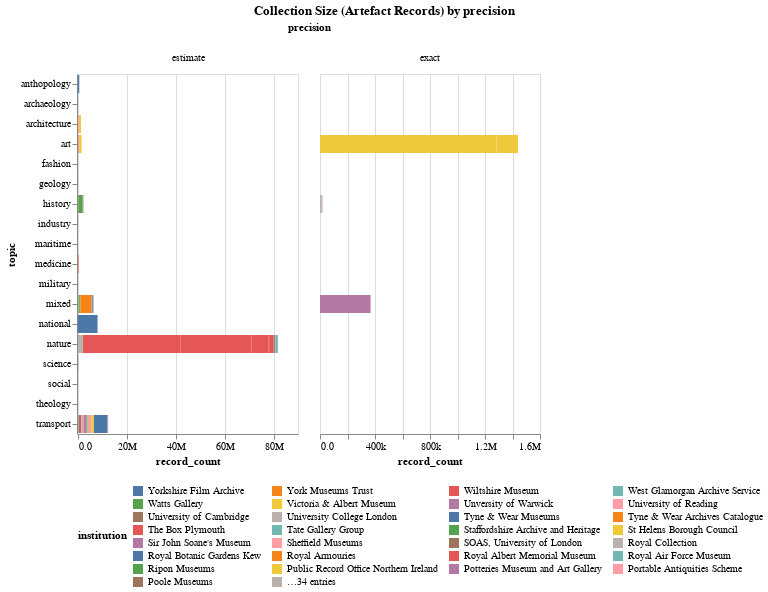

The notebook cell saved with this chart:
### Code cell
title = alt.TitleParams('Collection Size (Artefact Records) by precision', anchor='middle')
alt.Chart(records_data, title=title).mark_bar().encode(
    column='precision:O',
    x='record_count:Q',
    y='topic:N',
    tooltip='subcollection',
    color=alt.Color('institution:N', sort='descending').legend(orient="bottom", titleOrient="left", columns=4)
).properties(width=220).resolve_scale(x='independent').configure(numberFormat='.2s')

### Figure 1 — Vega-Lite specification as saved in the notebook (floating-point values rounded to 4 significant figures)
{"config": {"view": {"continuousWidth": 300, "continuousHeight": 300}, "numberFormat": ".2s"}, "data": {"name": "data-3987631339d2964d44bdb7d1f64babb2"}, "mark": {"type": "bar"}, "encoding": {"color": {"field": "institution", "legend": {"orient": "bottom", "titleOrient": "left", "columns": 4}, "sort": "descending", "type": "nominal"}, "column": {"field": "precision", "type": "ordinal"}, "tooltip": {"field": "subcollection", "type": "nominal"}, "x": {"field": "record_count", "type": "quantitative"}, "y": {"field": "topic", "type": "nominal"}}, "resolve": {"scale": {"x": "independent"}}, "title": {"text": "Collection Size (Artefact Records) by precision", "anchor": "middle"}, "width": 220, "$schema": "https://vega.github.io/schema/vega-lite/v5.17.0.json", "datasets": {"data-3987631339d2964d44bdb7d1f64babb2": [{"institution": "Oxford University", "subcollection": "History of Science Museum", "sector": "university", "type": "museum", "topic": "science", "precision": "estimate", "record_count": 33592}, {"institution": "Oxford University", "subcollection": "Museum of Natural History", "sector": "university", "type": "museum", "topic": "nature", "precision": "estimate", "record_count": 505745}, {"institution": "Oxford University", "subcollection": "Pitt Rivers Museum", "sector": "university", "type": "museum", "topic": "anthopology", "precision": "estimate", "record_count": 513107}, {"institution": "University of Cambridge", "subcollection": "Whipple Museum of the History of Science", "sector": "university", "type": "museum", "topic": "science", "precision": "estimate", "record_count": 7148}, {"institution": "Durham University", "subcollection": "Oriental Museum", "sector": "university", "type": "museum", "topic": "art", "precision": "estimate", "record_count": 33234}, {"institution": "University College London", "subcollection": "Petrie Museum", "sector": "university", "type": "museum", "topic": "history", "precision": "estimate", "record_count": 83455}, {"institution": "University College London", "subcollection": "UCL Art Museum", "sector": "university", "type": "museum", "topic": "art", "precision": "estimate", "record_count": 10712}, {"institution": "University College London", "subcollection": "UCL Pathology Collection", "sector": "university", "type": "museum", "topic": "medicine", "precision": "estimate", "record_count": 8817}, {"institution": "University College London", "subcollection": "UCL Pathology Collection", "sector": "university", "type": "museum", "topic": "science", "precision": "estimate", "record_count": 1462}, {"institution": "Glasgow Woman's Library", "subcollection": "Museum Collections", "sector": "library", "type": "museum", "topic": "mixed", "precision": "estimate", "record_count": 3567}, {"institution": "National Museum of the Royal Navy", "subcollection": "Museum Collection", "sector": "national", "type": "museum", "topic": "architecture", "precision": "estimate", "record_count": 195690}, {"institution": "National Museums Scotland", "subcollection": "Museum Collection", "sector": "national", "type": "museum", "topic": "architecture", "precision": "estimate", "record_count": 820000}, {"institution": "National Waterways Museum", "subcollection": "Museum Collection", "sector": "national", "type": "museum", "topic": "transport", "precision": "estimate", "record_count": 4574}, {"institution": "Government Art Collection", "subcollection": "Museum Collection", "sector": "national", "type": "museum", "topic": "transport", "precision": "estimate", "record_count": 15247}, {"institution": "People's History Museum", "subcollection": "Museum Collection", "sector": "national", "type": "museum", "topic": "transport", "precision": "estimate", "record_count": 5680}, {"institution": "Portable Antiquities Scheme", "subcollection": "Museum Collection", "sector": "national", "type": "museum", "topic": "transport", "precision": "estimate", "record_count": 1133397}, {"institution": "Royal Air Force Museum", "subcollection": "Museum Collection", "sector": "national", "type": "museum", "topic": "transport", "precision": "estimate", "record_count": 1344}, {"institution": "Royal Botanic Gardens Kew", "subcollection": "Museum Collection", "sector": "national", "type": "museum", "topic": "transport", "precision": "estimate", "record_count": 5700000}, {"institution": "Royal Collection", "subcollection": "Museum Collection", "sector": "national", "type": "museum", "topic": "transport", "precision": "estimate", "record_count": 289595}, {"institution": "Staffordshire Archive and Heritage", "subcollection": "Museum Collection", "sector": "regional", "type": "museum", "topic": "mixed", "precision": "estimate", "record_count": 57017}, {"institution": "Courtauld Gallery", "subcollection": "Museum Collection", "sector": "independent", "type": "museum", "topic": "mixed", "precision": "estimate", "record_count": 33501}, {"institution": "Dulwich Picture Gallery", "subcollection": "Museum Collection", "sector": "independent", "type": "museum", "topic": "mixed", "precision": "estimate", "record_count": 33501}, {"institution": "Chatham Historic Dockyard", "subcollection": "Museum Collection", "sector": "independent", "type": "museum", "topic": "art", "precision": "estimate", "record_count": 1548}, {"institution": "Colchester and Ipswich Museums", "subcollection": "Museum Collection", "sector": "independent", "type": "museum", "topic": "art", "precision": "estimate", "record_count": 220000}, {"institution": "London Transport Museum", "subcollection": "Museum Collection", "sector": "independent", "type": "museum", "topic": "art", "precision": "estimate", "record_count": 271610}, {"institution": "Food Museum", "subcollection": "Museum Collection", "sector": "independent", "type": "museum", "topic": "art", "precision": "estimate", "record_count": 32040}, {"institution": "Watts Gallery", "subcollection": "Museum Collection", "sector": "regional", "type": "museum", "topic": "military", "precision": "estimate", "record_count": 7756}, {"institution": "Aberdeen Archives, Gallery and Museums", "subcollection": "Museum Collection", "sector": "regional", "type": "museum", "topic": "medicine", "precision": "estimate", "record_count": 151529}, {"institution": "Black Country Living Museum", "subcollection": "Museum Collection", "sector": "regional", "type": "museum", "topic": "industry", "precision": "estimate", "record_count": 4903}, {"institution": "The Box Plymouth", "subcollection": "Museum Collection", "sector": "regional", "type": "museum", "topic": "industry", "precision": "estimate", "record_count": 21691}, {"institution": "Colchester and Ipswich Museums", "subcollection": "Museum Collection", "sector": "regional", "type": "museum", "topic": "transport", "precision": "estimate", "record_count": 220000}, {"institution": "Dundee Heritage Trust", "subcollection": "Martime", "sector": "regional", "type": "museum", "topic": "maritime", "precision": "estimate", "record_count": 2411}, {"institution": "Dundee Heritage Trust", "subcollection": "Textiles", "sector": "regional", "type": "museum", "topic": "fashion", "precision": "estimate", "record_count": 5864}, {"institution": "Dundee Heritage Trust", "subcollection": "Dundee and Social History", "sector": "regional", "type": "museum", "topic": "social", "precision": "estimate", "record_count": 317}, {"institution": "Poole Museums", "subcollection": "Museum Collection", "sector": "regional", "type": "museum", "topic": "art", "precision": "estimate", "record_count": 1489}, {"institution": "Potteries Museum and Art Gallery", "subcollection": "Museum Collection", "sector": "regional", "type": "museum", "topic": "art", "precision": "estimate", "record_count": 1489}, {"institution": "Ripon Museums", "subcollection": "Museum Collection", "sector": "regional", "type": "museum", "topic": "art", "precision": "estimate", "record_count": 15}, {"institution": "Royal Albert Memorial Museum", "subcollection": "Museum Collection", "sector": "regional", "type": "museum", "topic": "art", "precision": "estimate", "record_count": 16000}, {"institution": "Sheffield Museums", "subcollection": "Museum Collection", "sector": "regional", "type": "museum", "topic": "art", "precision": "estimate", "record_count": 1000}, {"institution": "Tyne & Wear Museums", "subcollection": "Museum Collection", "sector": "regional", "type": "museum", "topic": "mixed", "precision": "estimate", "record_count": 490107}, {"institution": "Wiltshire Museum", "subcollection": "Museum Collection", "sector": "regional", "type": "museum", "topic": "mixed", "precision": "estimate", "record_count": 126410}, {"institution": "York Museums Trust", "subcollection": "Fine Art", "sector": "regional", "type": "museum", "topic": "art", "precision": "estimate", "record_count": 15733}, {"institution": "York Museums Trust", "subcollection": "Decorative Arts", "sector": "regional", "type": "museum", "topic": "art", "precision": "estimate", "record_count": 11080}, {"institution": "York Museums Trust", "subcollection": "Archaeology", "sector": "regional", "type": "museum", "topic": "archaeology", "precision": "estimate", "record_count": 21229}, {"institution": "York Museums Trust", "subcollection": "Biology", "sector": "regional", "type": "museum", "topic": "nature", "precision": "estimate", "record_count": 14282}, {"institution": "York Museums Trust", "subcollection": "Costume and Textiles", "sector": "regional", "type": "museum", "topic": "fashion", "precision": "estimate", "record_count": 15468}, {"institution": "York Museums Trust", "subcollection": "Geology", "sector": "regional", "type": "museum", "topic": "geology", "precision": "estimate", "record_count": 34048}, {"institution": "York Museums Trust", "subcollection": "Military History", "sector": "regional", "type": "museum", "topic": "military", "precision": "estimate", "record_count": 6838}, {"institution": "York Museums Trust", "subcollection": "Photographs", "sector": "regional", "type": "museum", "topic": "social", "precision": "estimate", "record_count": 5902}, {"institution": "York Museums Trust", "subcollection": "Social History", "sector": "regional", "type": "museum", "topic": "social", "precision": "estimate", "record_count": 29774}, {"institution": "Victoria & Albert Museum", "subcollection": "Victoria & Albert Museum", "sector": "dcms", "type": "museum", "topic": "art", "precision": "exact", "record_count": 1282171}, {"institution": "Museum of the Home", "subcollection": "Museum of the Home", "sector": "dcms", "type": "museum", "topic": "history", "precision": "exact", "record_count": 12200}, {"institution": "Horniman Museum", "subcollection": "Museum Collection", "sector": "dcms", "type": "museum", "topic": "history", "precision": "estimate", "record_count": 132612}, {"institution": "Imperial War Museums", "subcollection": "Museum Collection", "sector": "dcms", "type": "museum", "topic": "history", "precision": "estimate", "record_count": 1737698}, {"institution": "National Gallery", "subcollection": "Museum Collection", "sector": "dcms", "type": "museum", "topic": "history", "precision": "estimate", "record_count": 2626}, {"institution": "National Museums Liverpool", "subcollection": "Museum Collection", "sector": "dcms", "type": "museum", "topic": "history", "precision": "estimate", "record_count": 73682}, {"institution": "National Portrait Gallery", "subcollection": "Museum Collection", "sector": "dcms", "type": "museum", "topic": "history", "precision": "estimate", "record_count": 220000}, {"institution": "Natural History Museum", "subcollection": "Entomology collections", "sector": "dcms", "type": "museum", "topic": "nature", "precision": "estimate", "record_count": 34000000}, {"institution": "Natural History Museum", "subcollection": "Botany collections", "sector": "dcms", "type": "museum", "topic": "nature", "precision": "estimate", "record_count": 6000000}, {"institution": "Natural History Museum", "subcollection": "Zooology collections", "sector": "dcms", "type": "museum", "topic": "nature", "precision": "estimate", "record_count": 29000000}, {"institution": "Natural History Museum", "subcollection": "Palaeontology collections", "sector": "dcms", "type": "museum", "topic": "nature", "precision": "estimate", "record_count": 7000000}, {"institution": "Natural History Museum", "subcollection": "Mineralogy collections", "sector": "dcms", "type": "museum", "topic": "nature", "precision": "estimate", "record_count": 500000}, {"institution": "Natural History Museum", "subcollection": "Library and archive collections", "sector": "dcms", "type": "library", "topic": "nature", "precision": "estimate", "record_count": 1500000}, {"institution": "Royal Armouries", "subcollection": "Museum Collection", "sector": "dcms", "type": "museum", "topic": "nature", "precision": "estimate", "record_count": 65627}, {"institution": "Sir John Soane's Museum", "subcollection": "Museum Collection", "sector": "dcms", "type": "museum", "topic": "nature", "precision": "estimate", "record_count": 57164}, {"institution": "Tate Gallery Group", "subcollection": "Museum Collection", "sector": "dcms", "type": "museum", "topic": "nature", "precision": "estimate", "record_count": 79236}, {"institution": "British Museum", "subcollection": "Museum Collection", "sector": "dcms", "type": "museum", "topic": "nature", "precision": "estimate", "record_count": 2000000}, {"institution": "Oxford University", "subcollection": "History of Science Museum", "sector": "university", "type": "museum", "topic": "science", "precision": "estimate", "record_count": 21011}, {"institution": "Oxford University", "subcollection": "Bodleian Library", "sector": "university", "type": "library", "topic": "national", "precision": "estimate", "record_count": 8000000}, {"institution": "Manchester Metropolitan Unversity", "subcollection": "Special Collections", "sector": "university", "type": "library", "topic": "mixed", "precision": "estimate", "record_count": 28600}, {"institution": "SOAS, University of London", "subcollection": "Special Collections", "sector": "university", "type": "library", "topic": "mixed", "precision": "estimate", "record_count": 40337}, {"institution": "University of Reading", "subcollection": "Library Collection", "sector": "university", "type": "library", "topic": "history", "precision": "estimate", "record_count": 0}, {"institution": "Lambeth Palace Library", "subcollection": "Sion College Collections", "sector": "library", "type": "library", "topic": "theology", "precision": "estimate", "record_count": 15000}, {"institution": "National Museum of the Royal Navy", "subcollection": "Library Collection", "sector": "national", "type": "library", "topic": "architecture", "precision": "estimate", "record_count": 195690}, {"institution": "Royal Air Force Museum", "subcollection": "Library Collection", "sector": "national", "type": "library", "topic": "transport", "precision": "estimate", "record_count": 1344}, {"institution": "Staffordshire Archive and Heritage", "subcollection": "William Salt Library", "sector": "regional", "type": "library", "topic": "mixed", "precision": "estimate", "record_count": 139389}, {"institution": "Chatham Historic Dockyard", "subcollection": "Library Collection", "sector": "independent", "type": "library", "topic": "art", "precision": "estimate", "record_count": 1548}, {"institution": "Watts Gallery", "subcollection": "Library Collection", "sector": "regional", "type": "library", "topic": "military", "precision": "estimate", "record_count": 7756}, {"institution": "Victoria & Albert Museum", "subcollection": "National Art Library", "sector": "dcms", "type": "library", "topic": "art", "precision": "estimate", "record_count": 849000}, {"institution": "Museum of the Home", "subcollection": "Library Collection", "sector": "dcms", "type": "library", "topic": "history", "precision": "exact", "record_count": 6290}, {"institution": "Royal Armouries", "subcollection": "Library Collection", "sector": "dcms", "type": "library", "topic": "nature", "precision": "estimate", "record_count": 65627}, {"institution": "Sir John Soane's Museum", "subcollection": "Library Collection", "sector": "dcms", "type": "library", "topic": "nature", "precision": "estimate", "record_count": 57164}, {"institution": "University of Cambridge", "subcollection": "Whipple Museum of the History of Science", "sector": "university", "type": "museum", "topic": "science", "precision": "estimate", "record_count": 6979}, {"institution": "Unversity of Warwick", "subcollection": "Modern Records Centre", "sector": "university", "type": "archive", "topic": "mixed", "precision": "exact", "record_count": 367655}, {"institution": "University of Reading", "subcollection": "Archive Collection", "sector": "university", "type": "archive", "topic": "history", "precision": "estimate", "record_count": 186216}, {"institution": "National Waterways Museum", "subcollection": "Archive Collection", "sector": "national", "type": "archive", "topic": "transport", "precision": "estimate", "record_count": 53195}, {"institution": "Historic England Archive", "subcollection": "Archive Collection", "sector": "national", "type": "archive", "topic": "transport", "precision": "estimate", "record_count": 1000000}, {"institution": "Historic Environment", "subcollection": "Archive Collection", "sector": "national", "type": "archive", "topic": "transport", "precision": "estimate", "record_count": 1000000}, {"institution": "Royal Air Force Museum", "subcollection": "Archive Collection", "sector": "national", "type": "archive", "topic": "transport", "precision": "estimate", "record_count": 88}, {"institution": "Gwynedd Archive Services", "subcollection": "Archive Collection", "sector": "archives", "type": "archive", "topic": "transport", "precision": "estimate", "record_count": 12000}, {"institution": "Hampshire Archives and Local Studies", "subcollection": "Archive Collection", "sector": "archives", "type": "archive", "topic": "transport", "precision": "estimate", "record_count": 1000000}, {"institution": "Kresen Kernow", "subcollection": "Archive Collection", "sector": "archives", "type": "archive", "topic": "transport", "precision": "estimate", "record_count": 614909}, {"institution": "North East Wales Archives", "subcollection": "Archive Collection", "sector": "archives", "type": "archive", "topic": "transport", "precision": "estimate", "record_count": 338969}, {"institution": "Public Record Office Northern Ireland", "subcollection": "Archive Collection", "sector": "archives", "type": "archive", "topic": "transport", "precision": "estimate", "record_count": 1000000}, {"institution": "Staffordshire Archive and Heritage", "subcollection": "Stoke on Trent City Archives", "sector": "regional", "type": "archives", "topic": "mixed", "precision": "estimate", "record_count": 44238}, {"institution": "Staffordshire Archive and Heritage", "subcollection": "Staffordshire Record Office", "sector": "regional", "type": "archives", "topic": "mixed", "precision": "estimate", "record_count": 443779}, {"institution": "Staffordshire Archive and Heritage", "subcollection": "Stoke on Trent City Archives", "sector": "regional", "type": "archives", "topic": "mixed", "precision": "estimate", "record_count": 15606}, {"institution": "Tyne & Wear Archives Catalogue", "subcollection": "Archive Collection", "sector": "archives", "type": "archive", "topic": "mixed", "precision": "estimate", "record_count": 4602160}, {"institution": "West Glamorgan Archive Service", "subcollection": "Archive Collection", "sector": "archives", "type": "archive", "topic": "mixed", "precision": "estimate", "record_count": 230000}, {"institution": "Yorkshire Film Archive", "subcollection": "Archive Collection", "sector": "archives", "type": "archive", "topic": "mixed", "precision": "estimate", "record_count": 8483}, {"institution": "Chatham Historic Dockyard", "subcollection": "Archive Collection", "sector": "independent", "type": "archive", "topic": "art", "precision": "estimate", "record_count": 2058}, {"institution": "Watts Gallery", "subcollection": "Archive Collection", "sector": "regional", "type": "archive", "topic": "military", "precision": "estimate", "record_count": 668}, {"institution": "Aberdeen Archives, Gallery and Museums", "subcollection": "Archive Collection", "sector": "regional", "type": "archive", "topic": "medicine", "precision": "estimate", "record_count": 95798}, {"institution": "Bradford District Museums & Galleries", "subcollection": "Photographic Archive", "sector": "regional", "type": "archive", "topic": "mixed", "precision": "estimate", "record_count": 21878}, {"institution": "Ripon Museums", "subcollection": "Archive Collection", "sector": "regional", "type": "archive", "topic": "art", "precision": "estimate", "record_count": 5}, {"institution": "St Helens Borough Council", "subcollection": "Archive Collections", "sector": "regional", "type": "archive", "topic": "mixed", "precision": "estimate", "record_count": 93344}, {"institution": "Victoria & Albert Museum", "subcollection": "Victoria & Albert Museum Archives", "sector": "dcms", "type": "archive", "topic": "art", "precision": "exact", "record_count": 157835}, {"institution": "Royal Armouries", "subcollection": "Archive Collection", "sector": "dcms", "type": "archive", "topic": "nature", "precision": "estimate", "record_count": 130130}, {"institution": "Sir John Soane's Museum", "subcollection": "Archive Collection", "sector": "dcms", "type": "archive", "topic": "nature", "precision": "estimate", "record_count": 0}, {"institution": "Tate Gallery Group", "subcollection": "Archive Collection", "sector": "dcms", "type": "archive", "topic": "nature", "precision": "estimate", "record_count": 807060}]}}
